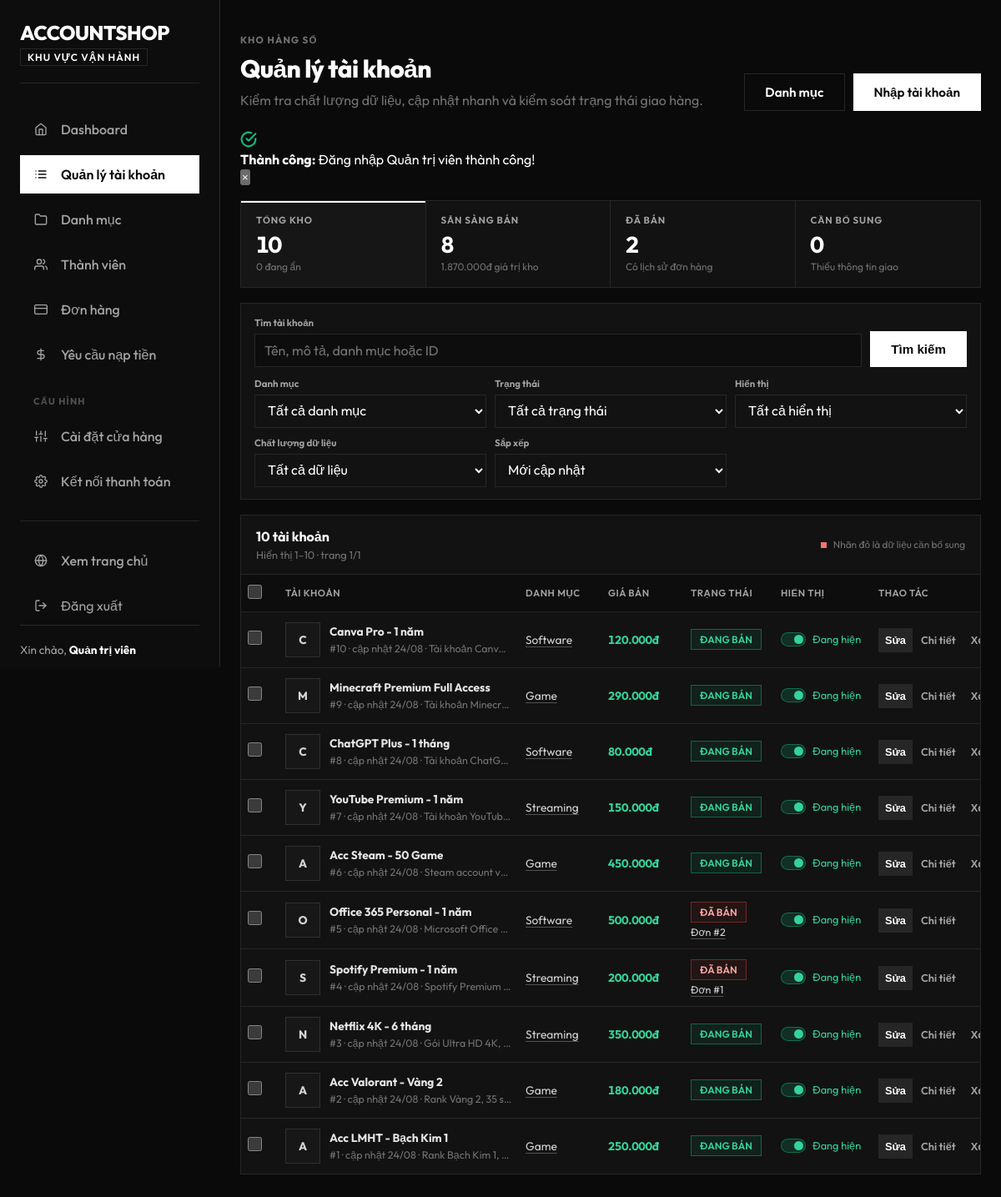
Page /admin/crud/accounts/list.php (signed in) on the committed database.
### tables this page shows
CREATE TABLE accounts (
  id INT AUTO_INCREMENT PRIMARY KEY,
  name VARCHAR(200) NOT NULL,
  description TEXT,
  price DECIMAL(15,0) NOT NULL DEFAULT 0,
  category_id INT DEFAULT NULL,
  image VARCHAR(255) DEFAULT NULL,
  account_detail TEXT DEFAULT NULL COMMENT 'Thông tin đăng nhập',
  status ENUM('available', 'sold') DEFAULT 'available',
  hidden TINYINT(1) NOT NULL DEFAULT 0 COMMENT 'Ẩn sản phẩm khỏi trang chủ',
  created_at DATETIME DEFAULT CURRENT_TIMESTAMP,
  updated_at DATETIME DEFAULT CURRENT_TIMESTAMP ON UPDATE CURRENT_TIMESTAMP,
  FOREIGN KEY (category_id) REFERENCES categories(id) ON DELETE SET NULL
);

CREATE TABLE categories (
  id INT AUTO_INCREMENT PRIMARY KEY,
  name VARCHAR(100) NOT NULL,
  description TEXT,
  created_at DATETIME DEFAULT CURRENT_TIMESTAMP
);

### admin/crud/accounts/accounts.php (called while the page is built, shortened)
<?php
require_once __DIR__ . '/../../config/db.php';
function getManagedAccounts(PDO $pdo, array $filters, int $limit, int $offset): array
{
    $where = [];
    $params = [];
    $health = $filters['health'] ?? 'all';
    $whereSql = $where ? ' WHERE ' . implode(' AND ', $where) : '';
    $fromSql =
        ' FROM accounts a
          LEFT JOIN categories c ON c.id = a.category_id
          LEFT JOIN (SELECT account_id, MAX(id) AS order_id FROM orders GROUP BY account_id) o ON o.account_id = a.id';
    $sortOptions = [
        'newest' => 'COALESCE(a.updated_at, a.created_at) DESC, a.id DESC',
        'oldest' => 'a.created_at ASC, a.id ASC',
        'price_desc' => 'a.price DESC, a.id DESC',
        'price_asc' => 'a.price ASC, a.id DESC',
        'name' => 'a.name ASC, a.id DESC',
    ];
    $orderSql = $sortOptions[$filters['sort'] ?? 'newest'] ?? $sortOptions['newest'];
    $countStmt = $pdo->prepare('SELECT COUNT(*)' . $fromSql . $whereSql);
    $countStmt->execute($params);
    $total = (int) $countStmt->fetchColumn();
    $stmt = $pdo->prepare(
        'SELECT a.*, c.name AS category_name, o.order_id' . $fromSql .
        $whereSql . ' ORDER BY ' . $orderSql . ' LIMIT ' . $limit . ' OFFSET ' . $offset
    );
    $stmt->execute($params);
    return ['rows' => $stmt->fetchAll(), 'total' => $total];
}
function getAccountCounts(PDO $pdo): array
{
    $row = $pdo->query(
        "SELECT COUNT(*) AS total,
                COALESCE(SUM(status = 'available'), 0) AS available,
                COALESCE(SUM(status = 'sold'), 0) AS sold,
                COALESCE(SUM(hidden = 1), 0) AS hidden,
                COALESCE(SUM(status = 'available' AND TRIM(COALESCE(account_detail, '')) = ''), 0) AS missing_details,
                COALESCE(SUM(status = 'available' AND hidden = 0), 0) AS visible_available,
                COALESCE(SUM(CASE WHEN status = 'available' THEN price ELSE 0 END), 0) AS inventory_value
         FROM accounts"
    )->fetch();
    return [
        'total' => (int) ($row['total'] ?? 0),
        'available' => (int) ($row['available'] ?? 0),
        'sold' => (int) ($row['sold'] ?? 0),
        'hidden' => (int) ($row['hidden'] ?? 0),
        'missing_details' => (int) ($row['missing_details'] ?? 0),
        'visible_available' => (int) ($row['visible_available'] ?? 0),
        'inventory_value' => (float) ($row['inventory_value'] ?? 0),
    ];
}
?>

### includes/settings.php (called while the page is built, shortened)
<?php
function load_app_settings(PDO $pdo): array
{
    $rows = $pdo->query('SELECT setting_key, setting_value FROM settings')->fetchAll();
    $settings = [];
    foreach ($rows as $row) {
        $settings[$row['setting_key']] = $row['setting_value'];
    }
    return $settings;
}
function app_setting(string $key, $default = null)
{
    global $settingsMap;
    return array_key_exists($key, $settingsMap ?? []) ? $settingsMap[$key] : $default;
}
function app_setting_int(string $key, int $default, int $minimum = 0, ?int $maximum = null): int
{
    $value = filter_var(app_setting($key, $default), FILTER_VALIDATE_INT);
    $value = $value === false ? $default : $value;
    $value = max($minimum, $value);
    return $maximum === null ? $value : min($maximum, $value);
}

### config/db.php (called while the page is built, shortened)
<?php
require_once __DIR__ . '/../includes/settings.php';
$host = getenv('DB_HOST') ?: 'localhost';
$port = getenv('DB_PORT') ?: '3306';
$dbname = getenv('DB_NAME') ?: 'account_shop';
$username = getenv('DB_USER') ?: 'root';
$password = getenv('DB_PASS') !== false ? getenv('DB_PASS') : '';
try {
    $pdo = new PDO("mysql:host=$host;port=$port;dbname=$dbname;charset=utf8mb4", $username, $password);
    $pdo->setAttribute(PDO::ATTR_ERRMODE, PDO::ERRMODE_EXCEPTION);
    $pdo->setAttribute(PDO::ATTR_DEFAULT_FETCH_MODE, PDO::FETCH_ASSOC);
    try {
        $settingsMap = load_app_settings($pdo);
    } catch (Exception $e) {
        $settingsMap = [];
    }
} catch (PDOException $e) {
    error_log('Database connection failed: ' . $e->getMessage());
    http_response_code(503);
    die('Hệ thống đang bảo trì kết nối dữ liệu. Vui lòng thử lại sau.');
}
?>

### admin/config/db.php (called while the page is built)
<?php
require_once __DIR__ . '/../../config/db.php';
?>

### admin/crud/accounts/list.php (the view, shortened to what this page needs)
<?php
require_once __DIR__ . '/accounts.php';
require_once __DIR__ . '/../../../includes/flash.php';
$requestedStatus = $_GET['status'] ?? 'all';
$requestedVisibility = $_GET['visibility'] ?? 'all';
$requestedHealth = $_GET['health'] ?? 'all';
$requestedSort = $_GET['sort'] ?? 'newest';
$status = in_array($requestedStatus, ['all', 'available', 'sold'], true) ? $requestedStatus : 'all';
$visibility = in_array($requestedVisibility, ['all', 'visible', 'hidden'], true) ? $requestedVisibility : 'all';
$health = in_array($requestedHealth, ['all', 'missing_details', 'missing_image', 'unclassified'], true) ? $requestedHealth : 'all';
$sort = in_array($requestedSort, ['newest', 'oldest', 'price_desc', 'price_asc', 'name'], true) ? $requestedSort : 'newest';
$category = max(0, (int) ($_GET['category'] ?? 0));
$search = trim($_GET['search'] ?? '');
$page = max(1, (int) ($_GET['page'] ?? 1));
$pageSize = app_setting_int('admin_page_size', 20, 10, 100);
$filters = compact('status', 'visibility', 'health', 'sort', 'category', 'search');
$result = getManagedAccounts($pdo, $filters, $pageSize, ($page - 1) * $pageSize);
$totalPages = max(1, (int) ceil($result['total'] / $pageSize));
$accounts = $result['rows'];
$counts = getAccountCounts($pdo);
$firstResult = $result['total'] > 0 ? (($page - 1) * $pageSize) + 1 : 0;
$lastResult = min($page * $pageSize, $result['total']);
$inventoryUrl = static function (array $overrides = []) use ($search, $category, $status, $visibility, $health, $sort): string {
    $query = array_merge(['search' => $search, 'category' => $category ?: '', 'status' => $status, 'visibility' => $visibility, 'health' => $health, 'sort' => $sort], $overrides);
    $query = array_filter($query, static fn($value) => $value !== '' && $value !== null);
    return 'list.php?' . http_build_query($query);
};
?>
<!DOCTYPE html>
<html lang="vi">
<head>
    <link rel="stylesheet" href="../../../assets/admin/css/admin.css?v=<?= filemtime(__DIR__ . '/../../../assets/admin/css/admin.css') ?>">
</head>
<body>
<div class="admin-layout">
    <?php include __DIR__ . '/../../sidebar.php'; ?>
    <main class="main-content">
        <header class="topbar admin-page-heading inventory-heading">
            <div><span class="eyebrow">Kho hàng số</span><h1>Quản lý tài khoản</h1><p>Kiểm tra chất lượng dữ liệu, cập nhật nhanh và kiểm soát trạng thái giao hàng.</p></div>
            <div class="inventory-heading-actions"><a href="../categories/list.php" class="btn btn-secondary">Danh mục</a><a href="add.php" class="btn btn-primary">Nhập tài khoản</a></div>
        </header>
        <div class="content-body inventory-content">
            <?= render_flash() ?>
            <section class="inventory-overview" aria-label="Tổng quan kho tài khoản">
                <a class="inventory-metric <?= $status === 'all' && $health === 'all' ? 'active' : '' ?>" href="list.php"><span>Tổng kho</span><strong><?= number_format($counts['total']) ?></strong><small><?= number_format($counts['hidden']) ?> đang ẩn</small></a>
                <a class="inventory-metric <?= $status === 'available' ? 'active' : '' ?>" href="<?= htmlspecialchars($inventoryUrl(['status' => 'available', 'health' => 'all', 'page' => null])) ?>"><span>Sẵn sàng bán</span><strong><?= number_format($counts['available']) ?></strong><small><?= number_format($counts['inventory_value'], 0, ',', '.') ?>đ giá trị kho</small></a>
                <a class="inventory-metric <?= $status === 'sold' ? 'active' : '' ?>" href="<?= htmlspecialchars($inventoryUrl(['status' => 'sold', 'health' => 'all', 'page' => null])) ?>"><span>Đã bán</span><strong><?= number_format($counts['sold']) ?></strong><small>Có lịch sử đơn hàng</small></a>
                <a class="inventory-metric inventory-metric-alert <?= $health === 'missing_details' ? 'active' : '' ?>" href="<?= htmlspecialchars($inventoryUrl(['status' => 'available', 'health' => 'missing_details', 'page' => null])) ?>"><span>Cần bổ sung</span><strong><?= number_format($counts['missing_details']) ?></strong><small>Thiếu thông tin giao</small></a>
            </section>
            <form method="GET" class="inventory-command-bar" id="inventoryFilters">
                <div class="inventory-search-row">
                    <label class="inventory-search-box" for="search"><span>Tìm tài khoản</span><input type="search" id="search" name="search" value="<?= htmlspecialchars($search) ?>" placeholder="Tên, mô tả, danh mục hoặc ID"></label>
                    <button class="btn btn-primary" type="submit">Tìm kiếm</button>
                </div>
                <div class="inventory-filter-row">
                    <label><span>Danh mục</span><select name="category" data-auto-submit><option value="0">Tất cả danh mục</option></select></label>
                    <label><span>Trạng thái</span><select name="status" data-auto-submit><option value="all">Tất cả trạng thái</option></select></label>
                    <label><span>Hiển thị</span><select name="visibility" data-auto-submit><option value="all">Tất cả hiển thị</option></select></label>
                    <label><span>Chất lượng dữ liệu</span><select name="health" data-auto-submit><option value="all">Tất cả dữ liệu</option></select></label>
                    <label><span>Sắp xếp</span><select name="sort" data-auto-submit><option value="newest" <?= $sort === 'newest' ? 'selected' : '' ?>>Mới cập nhật</option></select></label>
                </div>
            </form>
            <section class="table-card inventory-table-card">
                <div class="table-card-header inventory-table-header"><div><h2><?= number_format($result['total']) ?> tài khoản</h2><p>Hiển thị <?= number_format($firstResult) ?>–<?= number_format($lastResult) ?> · trang <?= $page ?>/<?= $totalPages ?></p></div><div class="inventory-legend"><span class="quality-dot"></span> Nhãn đỏ là dữ liệu cần bổ sung</div></div>
                <div class="table-scroll">
                    <table class="data-table inventory-table">
                        <thead><tr><th><input type="checkbox" id="selectAll" aria-label="Chọn tất cả trên trang"></th><th>Tài khoản</th><th>Danh mục</th><th>Giá bán</th><th>Trạng thái</th><th>Hiển thị</th><th>Thao tác</th></tr></thead>
                        <tbody>
                        <?php foreach ($accounts as $account): ?>
                            <?php $missingDetails = $account['status'] === 'available' && trim((string) ($account['account_detail'] ?? '')) === ''; $initial = mb_strtoupper(mb_substr($account['name'], 0, 1, 'UTF-8'), 'UTF-8'); ?>
                            <tr class="<?= $account['hidden'] ? 'row-muted' : '' ?> <?= $missingDetails ? 'row-needs-attention' : '' ?>" data-row-id="<?= $account['id'] ?>">
                                <td><input type="checkbox" class="row-checkbox" value="<?= $account['id'] ?>" aria-label="Chọn <?= htmlspecialchars($account['name']) ?>"></td>
                                <td><div class="inventory-product-cell"><?php if (trim((string) ($account['image'] ?? '')) !== ''): ?><img class="inventory-thumb" src="<?= htmlspecialchars($account['image']) ?>" alt="" loading="lazy"><?php else: ?><span class="inventory-thumb inventory-thumb-fallback"><?= htmlspecialchars($initial) ?></span><?php endif; ?><div class="inventory-product-copy"><strong><?= htmlspecialchars($account['name']) ?></strong><span class="table-subtext">#<?= $account['id'] ?> · cập nhật <?= date('d/m', strtotime($account['updated_at'] ?? $account['created_at'])) ?> · <?= htmlspecialchars(mb_strimwidth(trim((string) ($account['description'] ?? '')), 0, 58, '…', 'UTF-8') ?: 'Chưa có mô tả') ?></span><?php if ($missingDetails): ?><span class="quality-issue">Thiếu thông tin giao</span><?php endif; ?></div></div></td>
                                <td><a class="table-filter-link" href="<?= htmlspecialchars($inventoryUrl(['category' => $account['category_id'] ?: '', 'page' => null])) ?>"><?= htmlspecialchars($account['category_name'] ?? 'Chưa phân loại') ?></a></td>
                                <td class="money-positive"><?= number_format($account['price'], 0, ',', '.') ?>đ</td>
                                <td><span class="badge <?= $account['status'] === 'available' ? 'badge-completed' : 'badge-rejected' ?>"><?= $account['status'] === 'available' ? 'Đang bán' : 'Đã bán' ?></span><?php if ($account['order_id']): ?><a class="table-subtext table-order-link" href="../orders/list.php?search=<?= $account['order_id'] ?>">Đơn #<?= $account['order_id'] ?></a><?php endif; ?></td>
                                <td><button type="button" class="visibility-toggle <?= $account['hidden'] ? '' : 'active' ?>" data-id="<?= $account['id'] ?>" data-hidden="<?= $account['hidden'] ?>" aria-pressed="<?= $account['hidden'] ? 'false' : 'true' ?>"><span></span><?= $account['hidden'] ? 'Đang ẩn' : 'Đang hiện' ?></button></td>
                                <td class="actions inventory-row-actions"><button type="button" class="btn btn-small btn-edit quick-edit-button" aria-label="Sửa nhanh <?= htmlspecialchars($account['name']) ?>" data-id="<?= $account['id'] ?>" data-name="<?= htmlspecialchars($account['name'], ENT_QUOTES) ?>" data-price="<?= (float) $account['price'] ?>" data-category="<?= (int) ($account['category_id'] ?? 0) ?>" data-status="<?= htmlspecialchars($account['status']) ?>" data-hidden="<?= (int) $account['hidden'] ?>" data-has-order="<?= $account['order_id'] ? '1' : '0' ?>">Sửa</button><a href="update.php?id=<?= $account['id'] ?>" class="btn btn-small btn-text">Chi tiết</a><?php if (!$account['order_id']): ?><form method="POST" action="delete.php" class="inline-form" onsubmit="return confirm('Xóa vĩnh viễn tài khoản chưa bán này?')"><?= csrf_field() ?><input type="hidden" name="id" value="<?= $account['id'] ?>"><button type="submit" class="btn btn-small btn-text btn-text-danger">Xóa</button></form><?php endif; ?></td>
                            </tr>
                        <?php endforeach; ?>
                        </tbody>
                    </table>
                </div>
            </section>
        </div>
    </main>
</div>
</body>
</html>

### rows in the picture
accounts: name "C", name "Canva Pro - 1 năm", id "10", updated_at "24/08", description "Tài khoản Canv…", category.name "Software", price "120.000", status "ĐANG BÁN", hidden "Đang hiện"
accounts: name "M", name "Minecraft Premium Full Access", id "9", updated_at "24/08", description "Tài khoản Minecr…", category.name "Game", price "290.000", status "ĐANG BÁN", hidden "Đang hiện"
accounts: name "C", name "ChatGPT Plus - 1 tháng", id "8", updated_at "24/08", description "Tài khoản ChatG…", category.name "Software", price "80.000", status "ĐANG BÁN", hidden "Đang hiện"
accounts: name "Y", name "YouTube Premium - 1 năm", id "7", updated_at "24/08", description "Tài khoản YouTub…", category.name "Streaming", price "150.000", status "ĐANG BÁN", hidden "Đang hiện"
accounts: name "A", name "Acc Steam - 50 Game", id "6", updated_at "24/08", description "Steam account v…", category.name "Game", price "450.000", status "ĐANG BÁN", hidden "Đang hiện"
accounts: name "O", name "Office 365 Personal - 1 năm", id "5", updated_at "24/08", description "Microsoft Office…", category.name "Software", price "500.000", status "ĐÃ BÁN", order_id "2", hidden "Đang hiện"
accounts: name "S", name "Spotify Premium - 1 năm", id "4", updated_at "24/08", description "Spotify Premium…", category.name "Streaming", price "200.000", status "ĐÃ BÁN", order_id "1", hidden "Đang hiện"
accounts: name "N", name "Netflix 4K - 6 tháng", id "3", updated_at "24/08", description "Gói Ultra HD 4K,…", category.name "Streaming", price "350.000", status "ĐANG BÁN", hidden "Đang hiện"
accounts: name "A", name "Acc Valorant - Vàng 2", id "2", updated_at "24/08", description "Rank Vàng 2, 35 s…", category.name "Game", price "180.000", status "ĐANG BÁN", hidden "Đang hiện"
accounts: name "A", name "Acc LMHT - Bạch Kim 1", id "1", updated_at "24/08", description "Rank Bạch Kim 1,…", category.name "Game", price "250.000", status "ĐANG BÁN", hidden "Đang hiện"

### other values in the picture
SITE_SHORT_NAME "ACCOUNTSHOP"
$_SESSION['admin_fullname'] "Quản trị viên"
$success "Đăng nhập Quản trị viên thành công!"
$counts['total'] "10"
$counts['hidden'] "0"
$counts['available'] "8"
$counts['inventory_value'] "1.870.000"
$counts['sold'] "2"
$counts['missing_details'] "0"
$result['total'] "10"
$firstResult "1"
$lastResult "10"
$page "1"
$totalPages "1"
